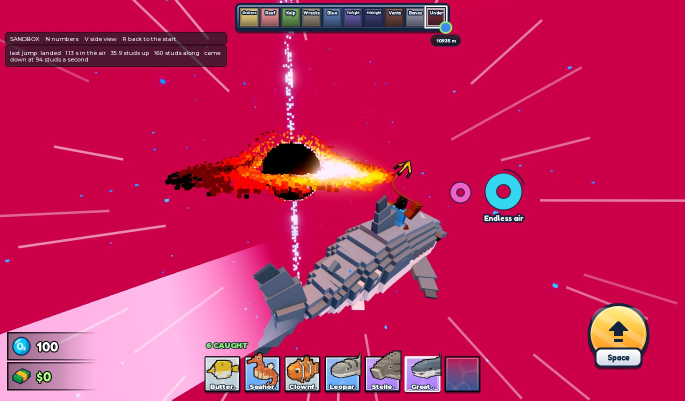
#> input picture docs/attachments/blackhole-roblox-edge.jpg, 1370 x 801 px (shown at 1/2 size)
$ python -i voxel_look_sheets.py   (imports and definitions only)
#> lines starting #> are read from the running program, lines starting #| are printed output that depends on the picture; after the words box and inside, x2 and y2 are one past the last pixel; in counts of white or black regions, pixels touching at a corner belong together
### tools/art/voxel_paths.py
"""Where the voxel creature scripts find things, on anyone's PC (docs/style/creature-brief.md).
ROOT is the project folder, WORK a folder for renders and checks that is not kept in the repo (work/voxel/), BLENDER the
Blender program: the BLENDER environment variable if it is set, else `blender` on the path, else the newest one installed
in the usual place."""
import glob
import os
import shutil

from PIL import ImageFont

ROOT = os.path.dirname(os.path.dirname(os.path.dirname(os.path.abspath(__file__)))).replace("\\", "/") + "/"
WORK = ROOT + "work/voxel/"
os.makedirs(WORK, exist_ok=True)


def _blender():
    found = os.environ.get("BLENDER") or shutil.which("blender")
    if found:
        return found
    for pattern in ("C:/Program Files/Blender Foundation/*/blender.exe", "/Applications/Blender*.app/Contents/MacOS/Blender"):
        hits = sorted(glob.glob(pattern))
        if hits:
            return hits[-1]
    return "blender"


BLENDER = _blender()


def font(name, size):
    """a font for the sheets: the Windows one asked for, or the nearest thing this PC has"""
#> called with name = 'ariblk.ttf', size = 30
    for path in ("C:/Windows/Fonts/" + name, "/Library/Fonts/Arial Bold.ttf", "/usr/share/fonts/truetype/dejavu/DejaVuSans-Bold.ttf"):
        try:
            return ImageFont.truetype(path, size)
        except OSError:
            pass
#> further down, picture is the input picture: PIL image 1370x801 RGB; mean R, G, B 192.3, 35.1, 93.1
    return ImageFont.load_default()

### tools/art/voxel_look_sheets.py
"""The texture sheets of docs/style/06-textures.md, from the renders voxel_looks.py makes. usage: python tools/art/voxel_look_sheets.py <placement|shape|directions|variants|spread> ..."""
import os
import sys

from PIL import Image, ImageChops, ImageDraw, ImageFilter, ImageFont

from voxel_paths import ROOT as R, WORK as S, font as face
A = R + "docs/attachments/"
BG = (254, 248, 241)
big = face("ariblk.ttf", 30)
font = face("arialbd.ttf", 22)
small = face("arial.ttf", 18)


def flat(p):
    im = Image.open(p).convert("RGBA")
    im = im.crop(im.getbbox())
    b = Image.new("RGBA", im.size, BG + (255,))
    b.alpha_composite(im)
    return b.convert("RGB")


def bloom(im, radius=9, amount=0.38):
#> called with radius = 9, amount = 0.38
    r, g, b = im.split()
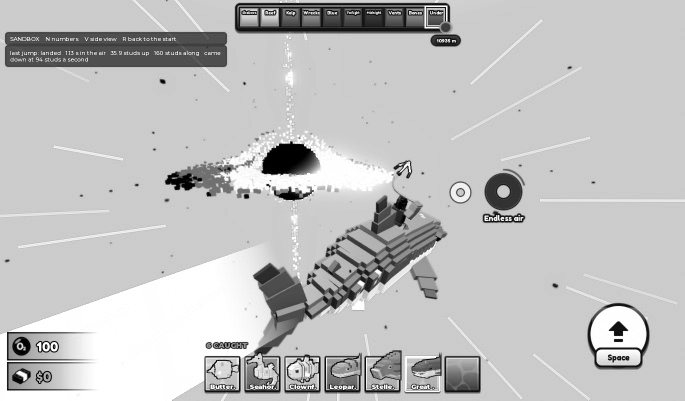
#> r: PIL image 1370x801 L (shown at 1/2 size); min 0, max 255, mean 192.3
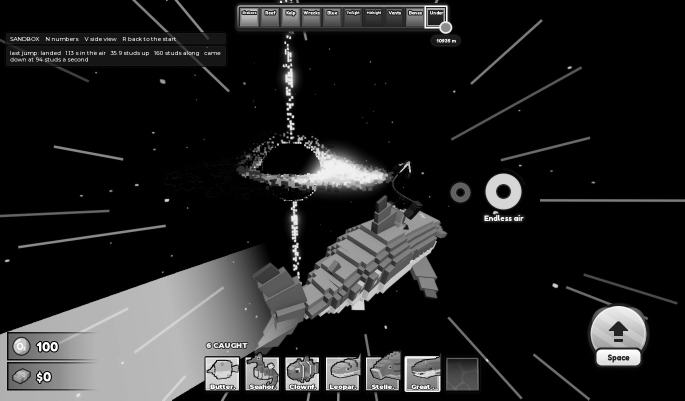
#> g: PIL image 1370x801 L (shown at 1/2 size); min 0, max 255, mean 35.1
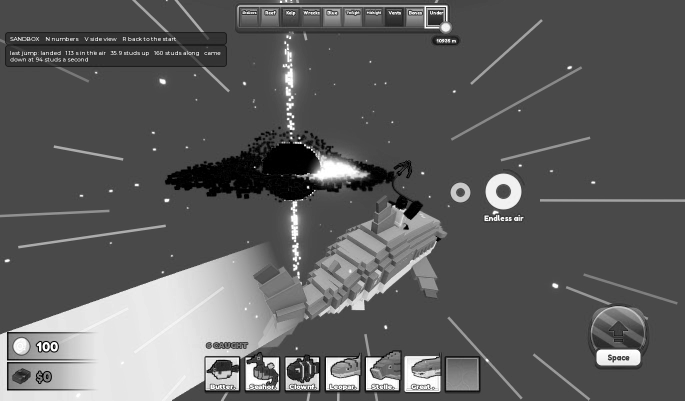
#> b: PIL image 1370x801 L (shown at 1/2 size); min 0, max 255, mean 93.1
    hot = ImageChops.multiply(ImageChops.multiply(r.point(lambda v: 255 if v > 205 else 0), b.point(lambda v: 255 if v < 115 else 0)),
                              g.point(lambda v: 255 if 80 < v < 200 else 0))
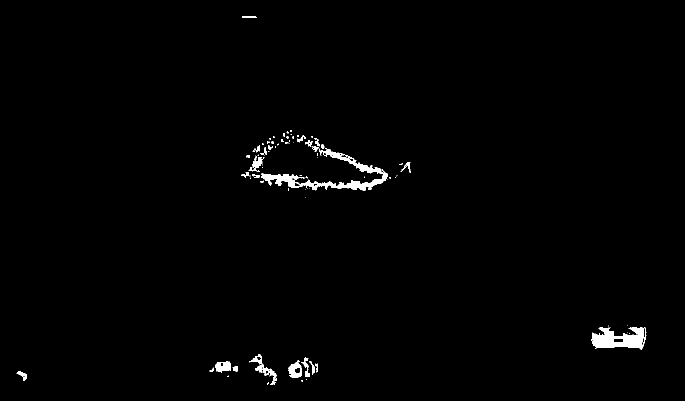
#> hot: PIL image 1370x801 L (shown at 1/2 size); 1% white; 100 white regions (69 under 20 px), largest, box (x1, y1, x2, y2) and area: (522, 292, 776, 381) 4100, (1184, 654, 1293, 700) 3047, (576, 721, 603, 756) 550
    cold = ImageChops.multiply(ImageChops.multiply(b.point(lambda v: 255 if v > 180 else 0), r.point(lambda v: 255 if v < 150 else 0)),
                               g.point(lambda v: 255 if v > 200 else 0))
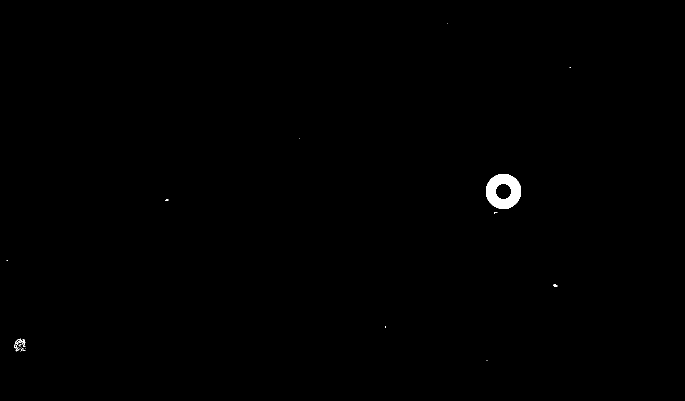
#> cold: PIL image 1370x801 L (shown at 1/2 size); 0.31% white; 25 white regions (22 under 20 px), largest, box (x1, y1, x2, y2) and area: (972, 348, 1042, 418) 3162, (29, 677, 51, 700) 126, (1106, 568, 1115, 574) 28
    mask = ImageChops.lighter(hot, cold)
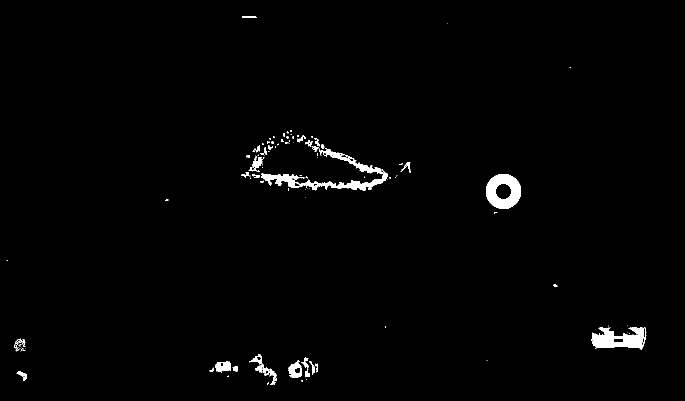
#> mask: PIL image 1370x801 L (shown at 1/2 size); 1.3% white; 124 white regions (90 under 20 px), largest, box (x1, y1, x2, y2) and area: (522, 292, 776, 381) 4100, (972, 348, 1042, 418) 3162, (1184, 654, 1293, 700) 3047
    glow = Image.composite(im, Image.new("RGB", im.size, (0, 0, 0)), mask).filter(ImageFilter.GaussianBlur(radius))
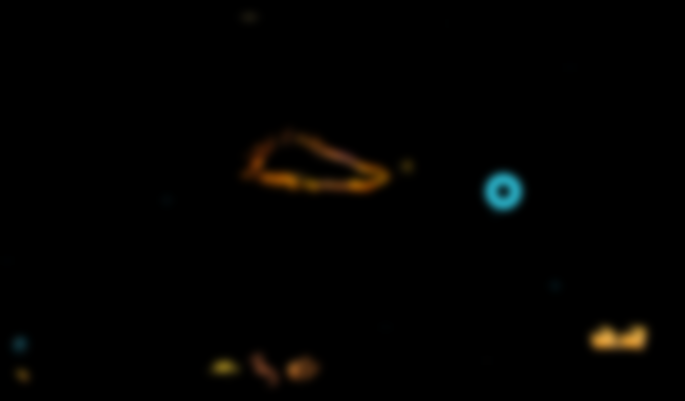
#> glow: PIL image 1370x801 RGB (shown at 1/2 size); mean R, G, B 2.6, 2.2, 1.2
    glow = glow.point(lambda v: min(255, int(v * amount * 2.2)))
    return ImageChops.screen(im, glow)


def cell(im, w, h, label, note=""):
    c = Image.new("RGB", (w, h), BG)
    s = min((w - 30) / im.width, (h - 84) / im.height)
    im = im.resize((int(im.width * s), int(im.height * s)), Image.LANCZOS)
    c.paste(im, ((w - im.width) // 2, 50 + (h - 84 - im.height) // 2))
    d = ImageDraw.Draw(c)
    d.text((14, 10), label, font=font, fill=(40, 40, 40))
    if note:
        d.text((14, h - 30), note, font=small, fill=(110, 100, 90))
    return c


def hero(tag, view="hero"):
    return flat(f"{S}tex/{tag}/{view}.png")


def sheet(title, rows, name, w, h):
    cols = max(len(r) for r in rows)
    out = Image.new("RGB", (cols * (w + 10) + 10, len(rows) * (h + 10) + 64), (255, 255, 255))
    ImageDraw.Draw(out).text((14, 12), title, font=big, fill=(40, 40, 40))
    for j, row in enumerate(rows):
        for i, c in enumerate(row):
            out.paste(c, (10 + i * (w + 10), 60 + j * (h + 10)))
    out.save(A + name, quality=90)
    print(name, out.size)


# [61 lines not run here, left out]

>>> from PIL import Image
>>> picture = Image.open('../../docs/attachments/blackhole-roblox-edge.jpg')
>>> result = bloom(picture)
